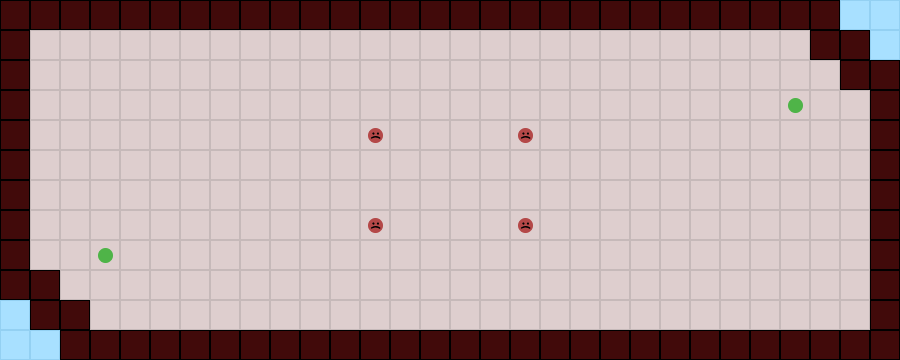

A 2D game scene composited from a Tiled map and its tileset images. What follows is a short description and the map's XML, with every tile layer's data as written:
An orthogonal 30x12 tile map with 30x30 px tiles, 1 tile layer (Tile Layer 1).

<map version="1.2" tiledversion="1.3.1" orientation="orthogonal" renderorder="right-down" compressionlevel="-1" width="30" height="12" tilewidth="30" tileheight="30" infinite="0" nextlayerid="2" nextobjectid="1">
 <tileset firstgid="1" source="duel.tsx" />
 <layer id="1" name="Tile Layer 1" width="30" height="12">
  <data encoding="csv">
4,4,4,4,4,4,4,4,4,4,4,4,4,4,4,4,4,4,4,4,4,4,4,4,4,4,4,4,1,1,
4,2,2,2,2,2,2,2,2,2,2,2,2,2,2,2,2,2,2,2,2,2,2,2,2,2,2,4,4,1,
4,2,2,2,2,2,2,2,2,2,2,2,2,2,2,2,2,2,2,2,2,2,2,2,2,2,2,2,4,4,
4,2,2,2,2,2,2,2,2,2,2,2,2,2,2,2,2,2,2,2,2,2,2,2,2,2,5,2,2,4,
4,2,2,2,2,2,2,2,2,2,2,2,6,2,2,2,2,6,2,2,2,2,2,2,2,2,2,2,2,4,
4,2,2,2,2,2,2,2,2,2,2,2,2,2,2,2,2,2,2,2,2,2,2,2,2,2,2,2,2,4,
4,2,2,2,2,2,2,2,2,2,2,2,2,2,2,2,2,2,2,2,2,2,2,2,2,2,2,2,2,4,
4,2,2,2,2,2,2,2,2,2,2,2,6,2,2,2,2,6,2,2,2,2,2,2,2,2,2,2,2,4,
4,2,2,5,2,2,2,2,2,2,2,2,2,2,2,2,2,2,2,2,2,2,2,2,2,2,2,2,2,4,
4,4,2,2,2,2,2,2,2,2,2,2,2,2,2,2,2,2,2,2,2,2,2,2,2,2,2,2,2,4,
1,4,4,2,2,2,2,2,2,2,2,2,2,2,2,2,2,2,2,2,2,2,2,2,2,2,2,2,2,4,
1,1,4,4,4,4,4,4,4,4,4,4,4,4,4,4,4,4,4,4,4,4,4,4,4,4,4,4,4,4
</data>
 </layer>
</map>
